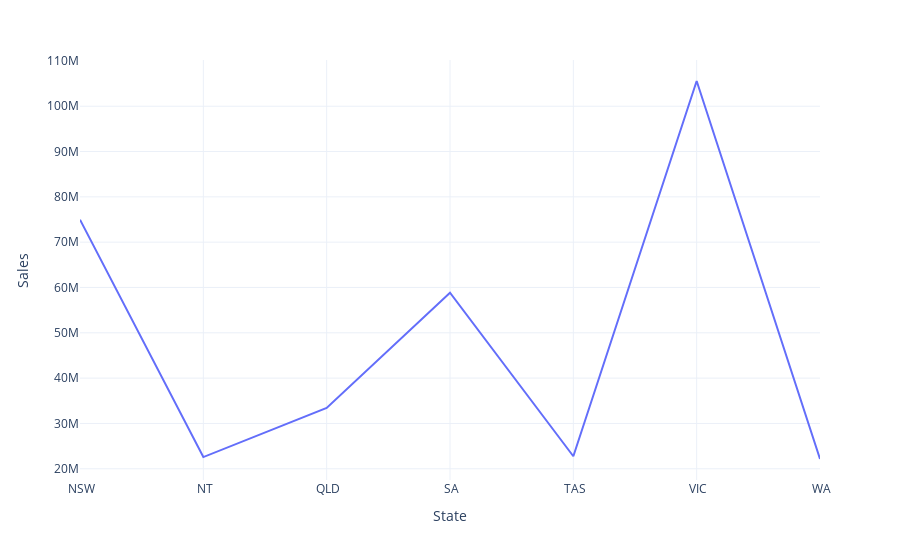

The notebook cell this image was saved under:
### Code cell
fig=px.line(sales_by_state,
            x='State',
            y='Sales'
)
fig.show()

### Figure 1 — Plotly figure (JSON) as saved in the notebook; plotly's stock layout.template omitted (floating-point values rounded to 4 significant figures)
{"data": [{"hovertemplate": "State=%{x}<br>Sales=%{y}<extra></extra>", "legendgroup": "", "line": {"color": "#636efa", "dash": "solid"}, "marker": {"symbol": "circle"}, "mode": "lines", "name": "", "orientation": "v", "showlegend": false, "type": "scatter", "x": [" NSW", " NT", " QLD", " SA", " TAS", " VIC", " WA"], "xaxis": "x", "y": [74970000, 22580000, 33417500, 58857500, 22760000, 105565000, 22152500], "yaxis": "y"}], "layout": {"autosize": true, "legend": {"tracegroupgap": 0}, "margin": {"t": 60}, "xaxis": {"anchor": "y", "autorange": true, "domain": [0, 1], "range": [0, 6], "title": {"text": "State"}, "type": "category"}, "yaxis": {"anchor": "x", "autorange": true, "domain": [0, 1], "range": [17520000.0, 110200000.0], "title": {"text": "Sales"}, "type": "linear"}}}
